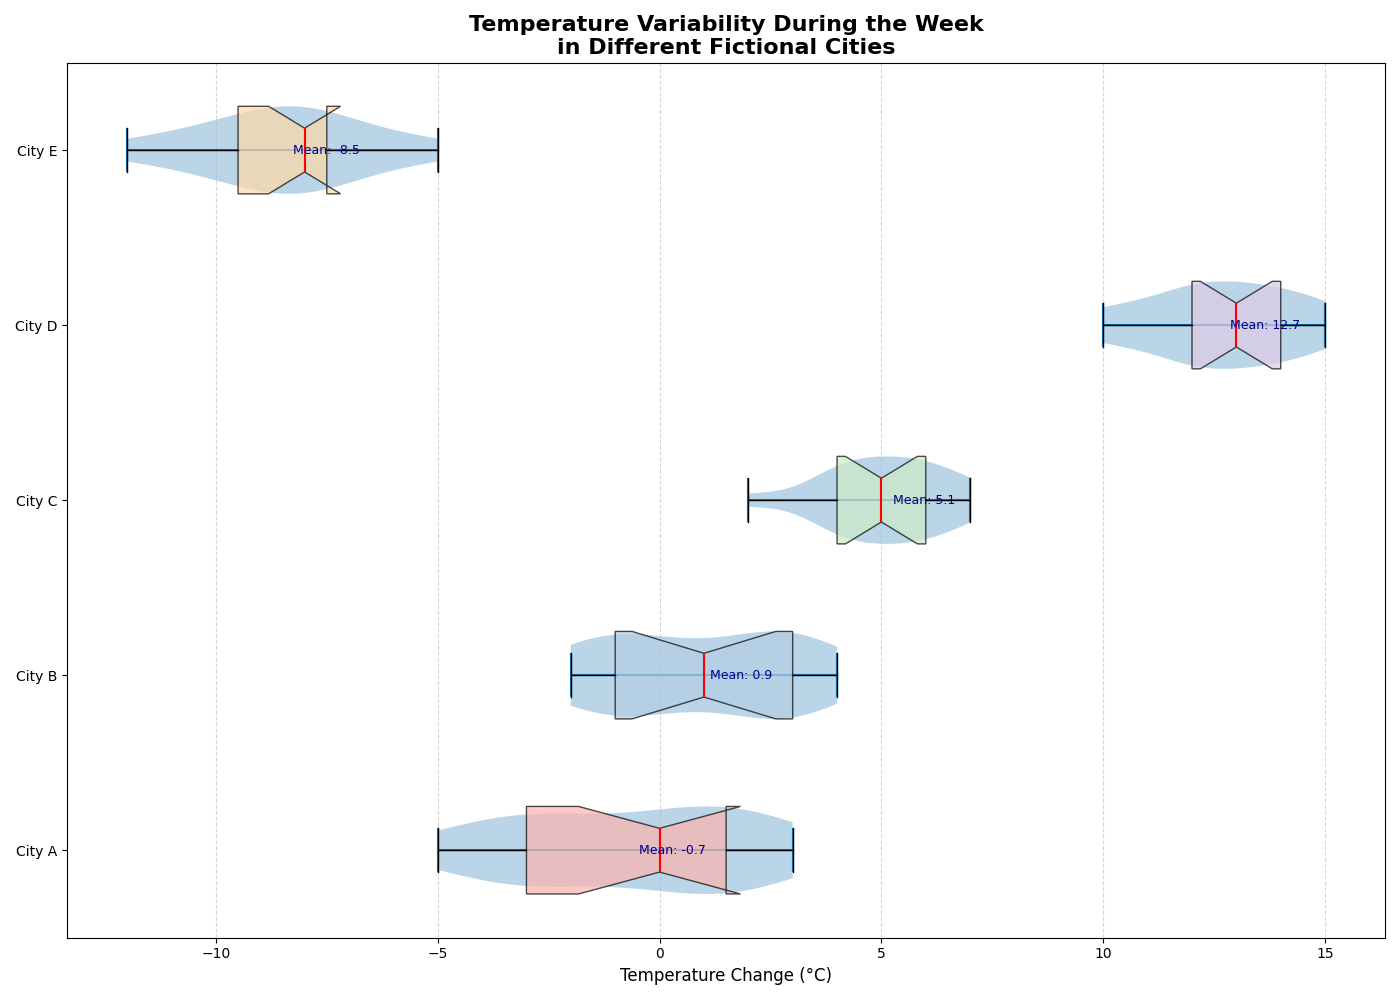

This chart was generated by the following Python code:
import matplotlib.pyplot as plt
import numpy as np

# Backstory: Exploring the daily changes in temperature in different fictional cities
# The chart will display the distribution of temperature differences throughout a week for various cities.

# Synthetic temperature differences (in Celsius) for a week in different cities
city_A = [-5, -3, 0, 2, 1, -1, -4, 3, 2, 0, -2, -3, 1, 2, -3]
city_B = [0, 3, -1, 4, 3, -2, 0, 3, -1, 2, 3, -1, -2, 1, 2]
city_C = [2, 4, 5, 6, 7, 6, 5, 4, 4, 5, 6, 7, 6, 5, 4]
city_D = [10, 15, 13, 14, 12, 13, 15, 14, 12, 10, 11, 12, 13, 14, 12]
city_E = [-10, -8, -9, -7, -8, -9, -11, -12, -9, -8, -10, -7, -5, -6, -8]

data = [city_A, city_B, city_C, city_D, city_E]
cities = ['City A', 'City B', 'City C', 'City D', 'City E']

plt.figure(figsize=(14, 10))

# Create the violin plot
violin = plt.violinplot(data, vert=False, showmeans=False, showmedians=True)

# Add the horizontal boxplot on top of the violin plot
box = plt.boxplot(data, vert=False, patch_artist=True, notch=True, whis=1.5,
                  boxprops=dict(facecolor='white', color='black', alpha=0.7),
                  whiskerprops=dict(color='black'),
                  capprops=dict(color='black'),
                  medianprops=dict(color='red', linewidth=1.5),
                  flierprops=dict(marker='o', color='green', alpha=0.5))

colors = ['#fbb4ae', '#b3cde3', '#ccebc5', '#decbe4', '#fed9a6']
for patch, color in zip(box['boxes'], colors):
    patch.set_facecolor(color)

# Title and labels
plt.title('Temperature Variability During the Week\nin Different Fictional Cities', fontsize=16, fontweight='bold')
plt.xlabel('Temperature Change (°C)', fontsize=12)
plt.yticks(range(1, len(cities) + 1), cities, fontsize=10)

# Annotate with mean values for additional context
for i, city in enumerate(data):
    mean_val = np.mean(city)
    plt.text(mean_val + 0.2, i + 1, f'Mean: {mean_val:.1f}', verticalalignment='center', fontsize=9, color='darkblue')

# Grid for readability
plt.grid(visible=True, axis='x', linestyle='--', alpha=0.5)
plt.tight_layout()
plt.show()
